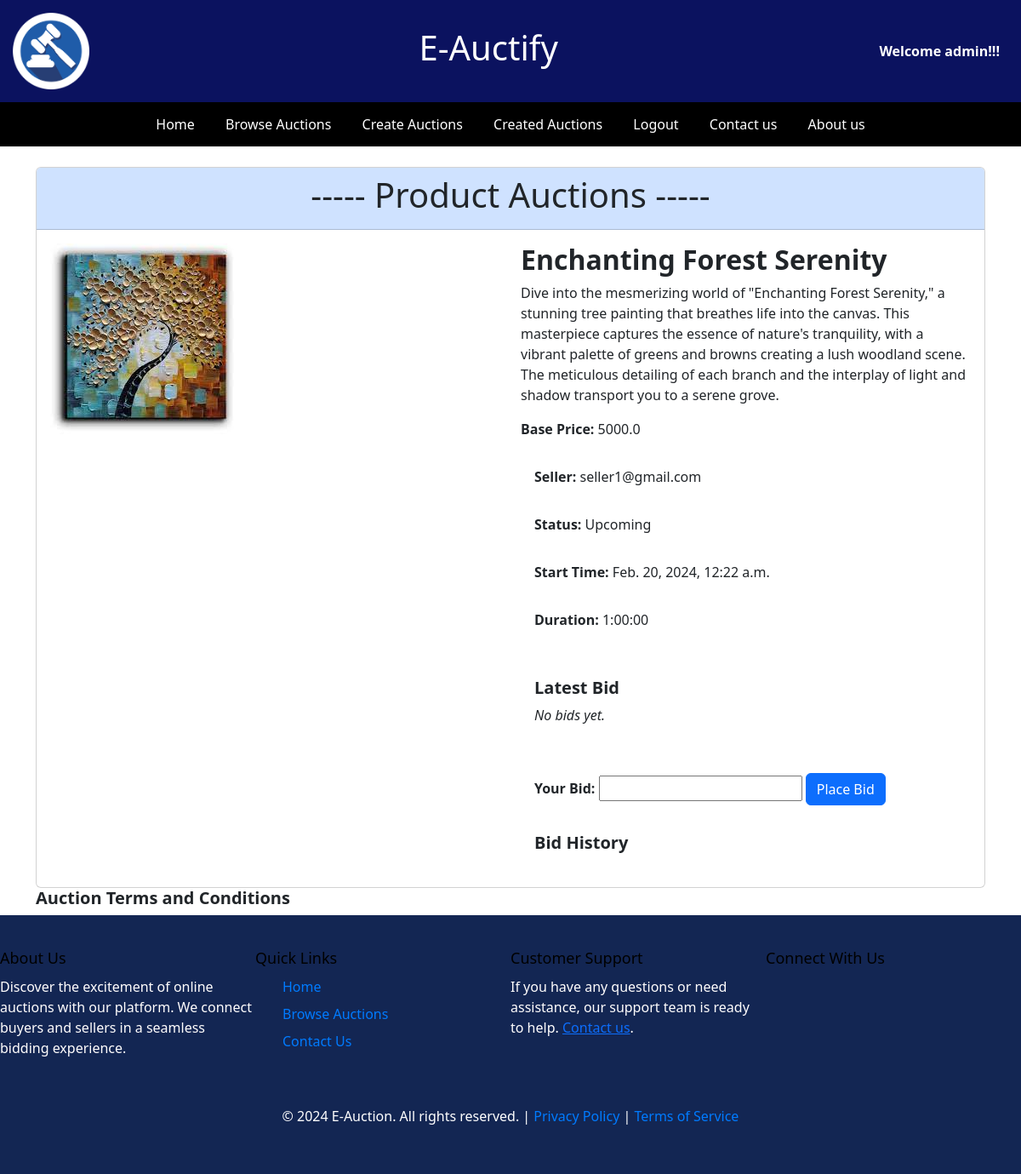
Page /product/1/ (signed in) on the earlier database version.
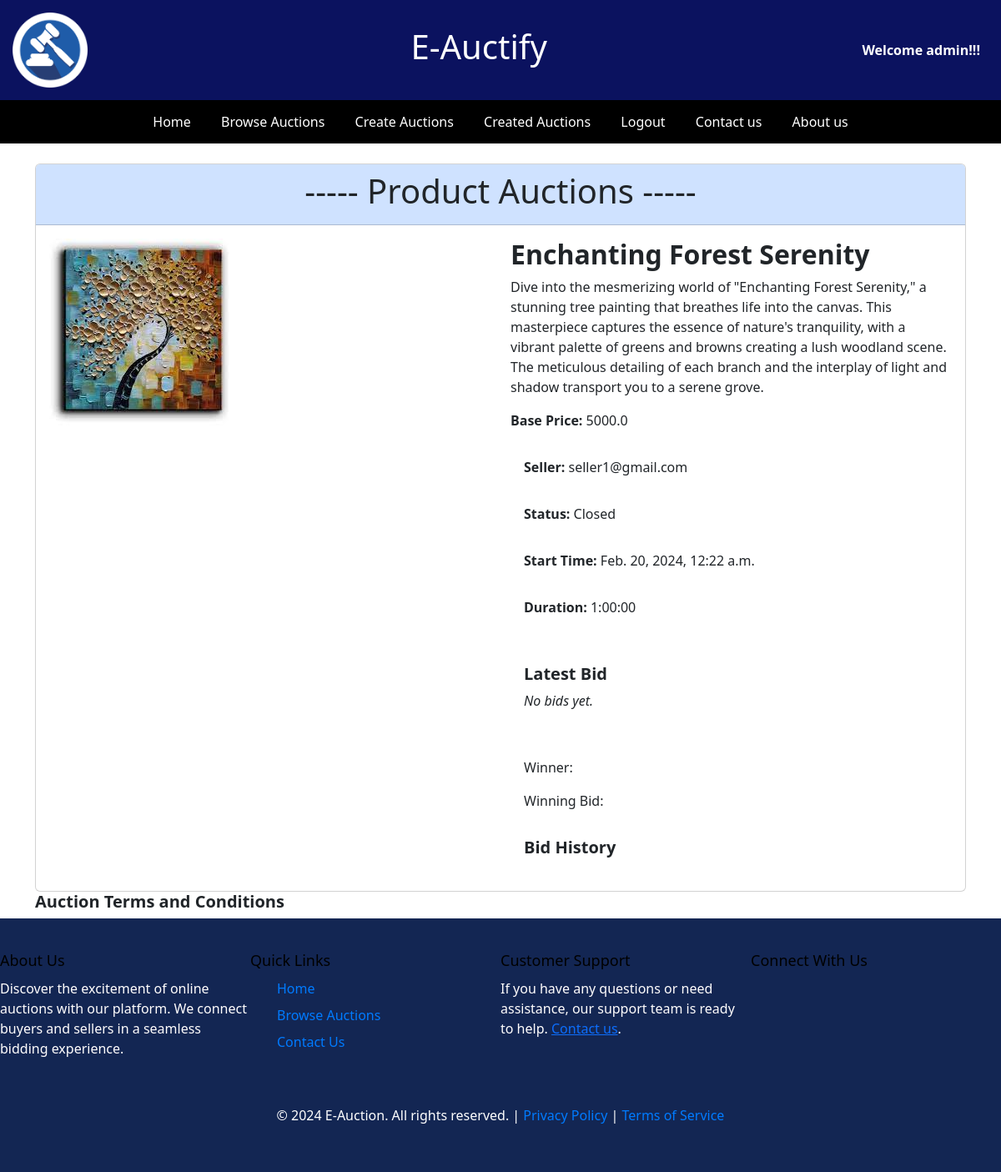
Same page on the later database version.
### e_auctionapp/models.py (models this page shows, shortened)
class Product(models.Model):
    userid = models.ForeignKey(User, on_delete=models.CASCADE, null=True, blank=True)
    product_id = models.AutoField(primary_key=True)
    product_name = models.CharField(max_length=55)
    type_choices = (
        ("Antiques", "Antiques"),
        ("Electronics", "Electronics"),
        ("Furniture", "Furniture"),
        ("Paintings", "Paintings"),
    )
    category = models.CharField(max_length=50, choices=type_choices, default="")
    desc = models.TextField(max_length=400)
    base_price = models.FloatField()
    image = models.ImageField(upload_to="pics")
    status_choices = (
        ("Upcoming", "Upcoming"),
        ("Active", "Active"),
        ("Closed", "Closed"),
    )
    status = models.CharField(max_length=20, choices=status_choices, default="Upcoming")
    starttime = models.DateTimeField(default=timezone.now)
    duration = models.DurationField(default=timedelta(hours=1))

### e_auctionapp/views.py (the view)
# urls.py: path('product/<int:product_id>/', views.product_detail, name='product_detail'),
def product_detail(request, product_id):
    if request.user.is_authenticated:
        user = request.user
        product = get_object_or_404(Product, pk=product_id)
        bid_history = Bid.objects.filter(product=product).order_by('-timestamp')[:2]
        if request.method == 'POST':
            form = BidForm(product_base_price=product.base_price, data=request.POST)
            if form.is_valid():
                bid_amount = form.cleaned_data['bid_amount']
                if not bid_history and bid_amount <= product.base_price:
                    form.add_error('bid_amount', 'The first bid must be greater than the base price.')
                elif bid_history and bid_amount <= bid_history[0].amount:
                    form.add_error('bid_amount', 'Bid amount must be greater than the previous bid.')
                if not form.errors:
                    new_bid = Bid(product=product, user=user, amount=bid_amount)
                    new_bid.save()
                    product.current_bid = bid_amount
                    product.save()
                    return redirect('product_detail', product_id=product_id)
        else:
            form = BidForm(product_base_price=product.base_price)
        context = {
            "username": user,
            "product": product,
            "bid_history": bid_history,
            "form": form,
        }
        return render(request, "product_detail.html", context)
    else:
        return redirect('/login')

### e_auctionapp/forms.py (shortened to what this page needs)
class BidForm(forms.Form):
    bid_amount = forms.DecimalField(label='Your Bid', min_value=0)
    def __init__(self, product_base_price, *args, **kwargs):
        super(BidForm, self).__init__(*args, **kwargs)
        self.product_base_price = product_base_price

### templates/product_detail.html (shortened to what this page needs)
{% load static %}
{% include 'header.html' %}
<div class="container mt-4">
  <div class="row">
    <div class="col-md-12">
      <div class="card">
        <div class="card-header bg-primary-subtle">
          <h1 class="text-center">----- Product Auctions -----</h1>
        </div>
        <div class="card-body">
          <div class="row">
            <div class="col-md-6">
              <img src="{{ product.image.url }}" alt="{{ product.product_name }}" class="img-fluid">
            </div>
            <div class="col-md-6">
              <h2><b>{{ product.product_name }}</b></h2>
              <p>{{ product.desc }}</p>
              <p><b>Base Price:</b> {{ product.base_price }}</p>
              <div class="card-body">
                <p class="card-text"><b>Seller:</b> {{ product.userid }}</p>
              </div>
              <div class="card-body">
                <p class="card-text"><b>Status:</b> {{ product.status }}</p>
              </div>
              <div class="card-body">
                <p class="card-text"><b>Start Time:</b> {{ product.starttime }}</p>
              </div>
              <div class="card-body">
                <p class="card-text"><b>Duration:</b> {{ product.duration }}</p>
              </div>
              <br>
              <div class="card-body">
                <h5 class="card-title"><b>Latest Bid</b></h5>
                {% if bid_history %}
                  <p class="card-text"><b>{{ bid_history.0.user }}:</b> {{ bid_history.0.amount }} at {{ bid_history.0.timestamp }}</p>
                {% else %}
                  <p class="card-text"><i>No bids yet.</i></p>
                {% endif %}
              </div>
              <br>
{% if product.status != 'Closed' %}
<div class="card-body">
  <form method="post" action="">
    <label for="bid_amount"><b>Your Bid:</b></label>
    <input type="number" id="bid_amount" name="bid_amount" min="{{ product.current_bid }}" required>
    <button type="submit" class="btn btn-primary">Place Bid</button>
    <br>
  </form>
</div>
{% endif %}
{% if product.status == 'Closed' %}
<div class="card-body">
  <p class="card-text">Winner: {{ product.closedproduct.winner }}</p>
  <p class="card-text">Winning Bid: {{ product.closedproduct.final_price }}</p>
</div>
{% endif %}
                  <div class="card-body">
                    <h5 class="card-title"><b>Bid History</b></h5>
                  </div>
              </div>
            </div>
          </div>
        </div>
        <div class="card-footer">
          <div class="auction-terms">
            <h5><b>Auction Terms and Conditions</b></h5>
          </div>
        </div>
      </div>
    </div>
  </div>
{% include 'footer.html' %}

Differences in the rows shown:
changed Product "Enchanting Forest Serenity": status "Upcoming" → "Closed"
Other differences:
text no longer shown: "Your Bid: Place Bid"
text now shown: "Winner: Winning Bid:"
